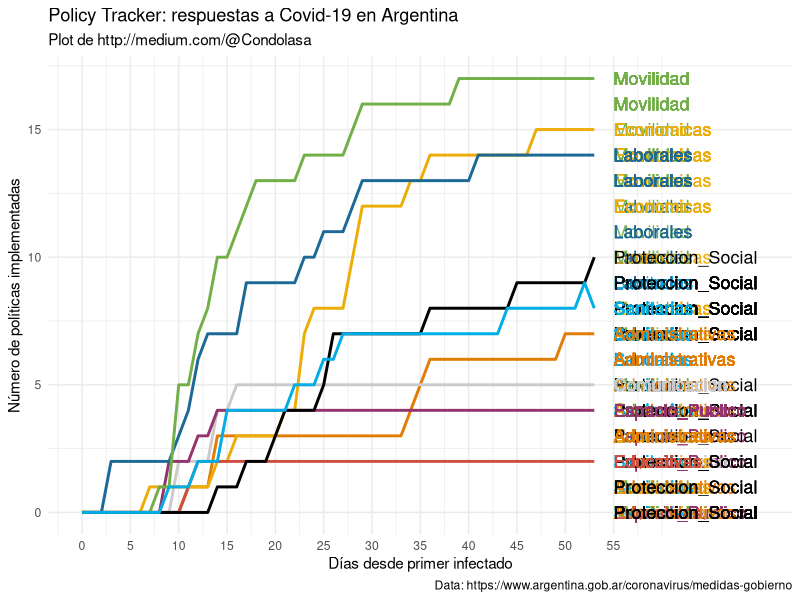

Here is the R script that generated this plot:
# Cargar libraries
library(readr)
library(ggplot2)
library(gganimate)

# Cargar dataset
dataset <- read_delim("dataset.csv", ";", 
                      escape_double = FALSE,
                      trim_ws = TRUE)

# Crear plot. Ajustar valores en rows 17, 19, 21 & 22.
# Pueden personalizarse también los códigos de colores de row 25.
p <- ggplot(
    dataset,
    aes(Dia, No_Politicas, color = factor(Tipo))
) +
    theme_minimal() +
    geom_line(size = 1) +
    geom_segment(aes(xend = 55, yend = No_Politicas, group = Tipo),
                 linetype = 0, colour = 'white') +
    geom_text(aes(x = 55, label = Tipo, size = 5), hjust = 0) +
    guides(color = FALSE) +
    scale_x_continuous(breaks = seq(0, 55, by = 5),
                       limits = c(0, 70))+
    xlab("")+
    ylab("")+
    scale_color_manual(values=c('#E17C05', '#cac9cb', '#edad08', '#cc503e', '#94346e', '#1d6996', '#73af48', '#000000', '#00ade6')) +
    coord_cartesian(clip = 'off') +
    ggtitle("Policy Tracker: respuestas a Covid-19 en Argentina", "Plot de http://medium.com/@Condolasa"
    ) +
    labs(x = "Días desde primer infectado", y = "Número de políticas implementadas", caption = "Data: https://www.argentina.gob.ar/coronavirus/medidas-gobierno") +
    theme(legend.position = "none")

# Run the plot
p

# Crear animación
p + 
    geom_point(size = 2.5) +
    transition_reveal(Dia)
